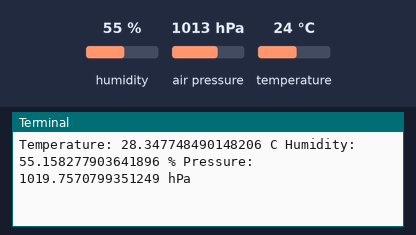
This program was run on a simulated Raspberry Pi (BCM pin numbers). Shown: the last lines printed to the terminal. Inputs (shaded band) come from the test bench; at power-on: humidity 55 %, air pressure 1013 hPa, temperature 24 °C. Library files of the repository ran but are not shown: bme280.py.

Above: at 1.2 s.
1.3 s: humidity set to 22 %
At 2.6 s:
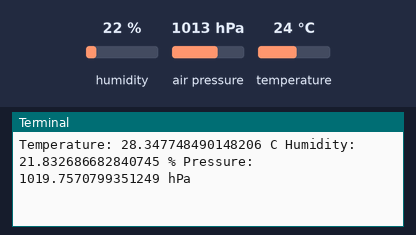
2.8 s: air pressure set to 952 hPa
At 3.5 s:
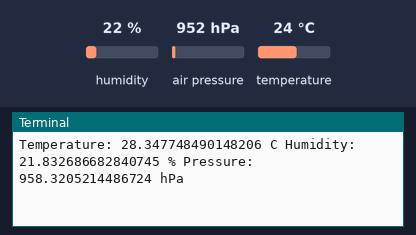
4.3 s: temperature set to 12 °C
At 5.4 s:
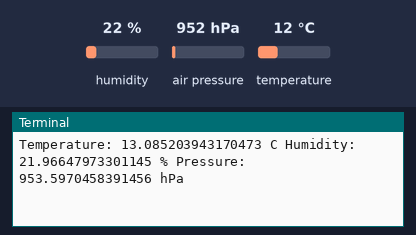
Timing chart, 0 to 7.3 s (numbered marks = the images above; inputs shaded):
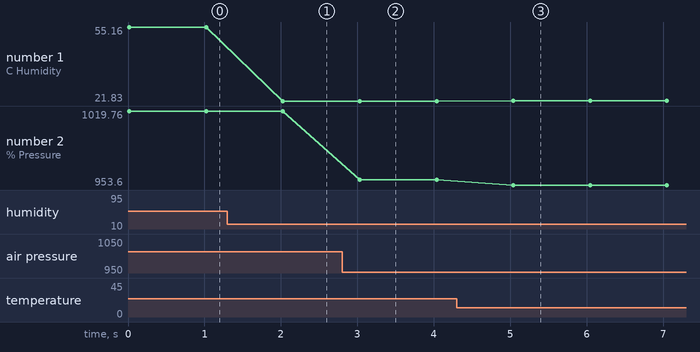

The program:

weather_sensor.py
```python
import wiringpi as pi
import time
import bme280

bme280_addr = 0x76

pi.wiringPiSetupGpio()
i2c = pi.I2C()
weather = bme280.bme280( i2c, bme280_addr )
weather.setup()

while True:
    ( temp, humi, press ) = weather.get_value()

    print( "Temperature:", temp ,"C Humidity:", humi ,"% Pressure:", press , "hPa" )
    time.sleep(1)
```

Measured:
- after the input at 1.3 s, the terminal: prints a new line after 0.73 s (image 1)
- after the input at 2.8 s, the terminal: prints a new line after 0.23 s (image 2)
- after the input at 4.3 s, the terminal: prints a new line after 0.74 s (image 3)
- plotted number 1: 55.16 → 21.83 after the input at 1.3 s, 21.83 → 21.97 after the input at 4.3 s
- plotted number 2: 1019.76 → 958.32 after the input at 2.8 s, 958.32 → 953.6 after the input at 4.3 s
